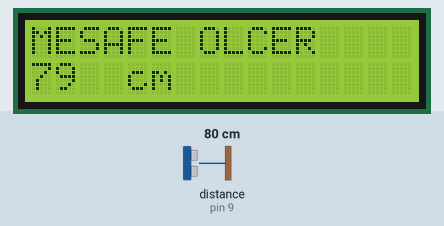
A sketch run on a simulated Arduino Uno, built with avr-gcc and run on an emulated ATmega328P. Shown: 16×2 character LCD. Wiring (inferred from the names in the program): ultrasonic range finder: trigger pin 10; echo pin 9. The test bench sets the inputs (shaded band); at power-on: distance to the obstacle (sensor on pin 9) 80 cm. The echo pulse lasts 58.3 µs per cm.

Above: at 1.2 s.
1.3 s: distance to the obstacle (sensor on pin 9) set to 9 cm
At 3.1 s:
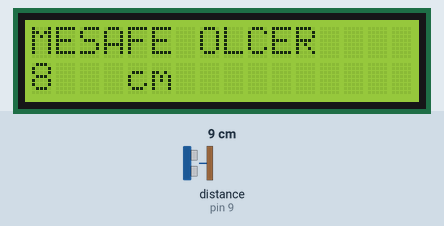
3.6 s: distance to the obstacle (sensor on pin 9) set to 2 cm
At 4.2 s:
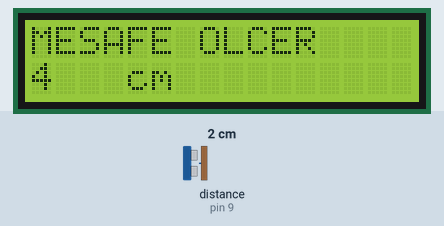
5.2 s: distance to the obstacle (sensor on pin 9) set to 18 cm
At 6.4 s:
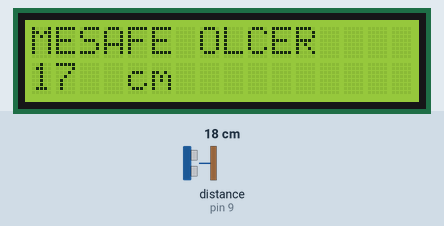
Timing chart, 0 to 8.2 s (numbered marks = the images above; inputs shaded):
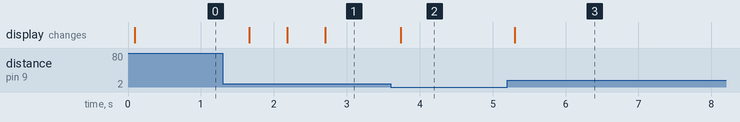

The sketch:

distance_sensor_display.ino
```cpp
#include <Wire.h>
#include <LiquidCrystal_I2C.h>
#include <NewPing.h>

int trigPin = 10;
int echoPin = 9;
long zaman;
long mesafe;
LiquidCrystal_I2C lcd(0x27,16,2);
void setup(){
pinMode(trigPin, OUTPUT);
pinMode(echoPin,INPUT);
lcd.begin(); //lcd'yi başlatıyoruz
lcd.backlight(); //lcd arka ışığını açıyoruz.

}
void loop(){
digitalWrite(trigPin, LOW);
delayMicroseconds(5);
digitalWrite(trigPin, HIGH);
delayMicroseconds(10);
digitalWrite(trigPin, LOW);
zaman = pulseIn(echoPin, HIGH);
mesafe= (zaman /29.1)/2;
if(mesafe<4)
{
  mesafe=4;
}
else if(mesafe>100)
{
  mesafe=100;
}
  lcd.clear();
  lcd.setCursor(0,0);
  lcd.print("MESAFE OLCER");
  lcd.setCursor(0,1);
  lcd.print(mesafe);
  lcd.setCursor(4,1);
  lcd.print("cm");
delay(500);
}
```

Measured:
- after the input at 1.3 s, the display: changes after 0.36 s (image 1)
- after the input at 3.6 s, the display: changes after 0.14 s (image 2)
- after the input at 5.2 s, the display: changes after 0.11 s (image 3)
